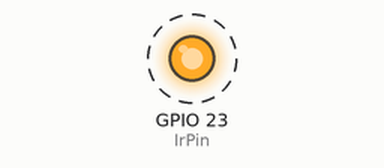
Bench run of a program on a simulated Raspberry Pi (BCM pin numbers). Parts: output pins drawn as LEDs (lit = HIGH). Dashed ring = blinking.

Above: at 0.5 s.
Timing chart, 0 to 4.6 s (numbered marks = the images above):
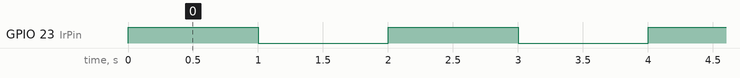

Measured:
- by itself, GPIO 23 (IrPin): alternates HIGH for 1.0 s and LOW for 1.0 s

The program:

IR_Emiter.py
```python
import RPi.GPIO as GPIO
import time

IrPin  = 23

def setup():
    GPIO.setmode(GPIO.BCM)
    GPIO.setup(IrPin, GPIO.OUT)

def loop():
    while True:
        GPIO.output(IrPin, GPIO.HIGH)
        time.sleep(1)
        GPIO.output(IrPin, GPIO.LOW)
        time.sleep(1)

def destroy():
    GPIO.cleanup()                     # Release resource

if __name__ == '__main__':     # Program start from here
    setup()
    try:
        loop()
    except KeyboardInterrupt:  # When 'Ctrl+C' is pressed, the child program destroy() will be  executed.
        destroy()
```
